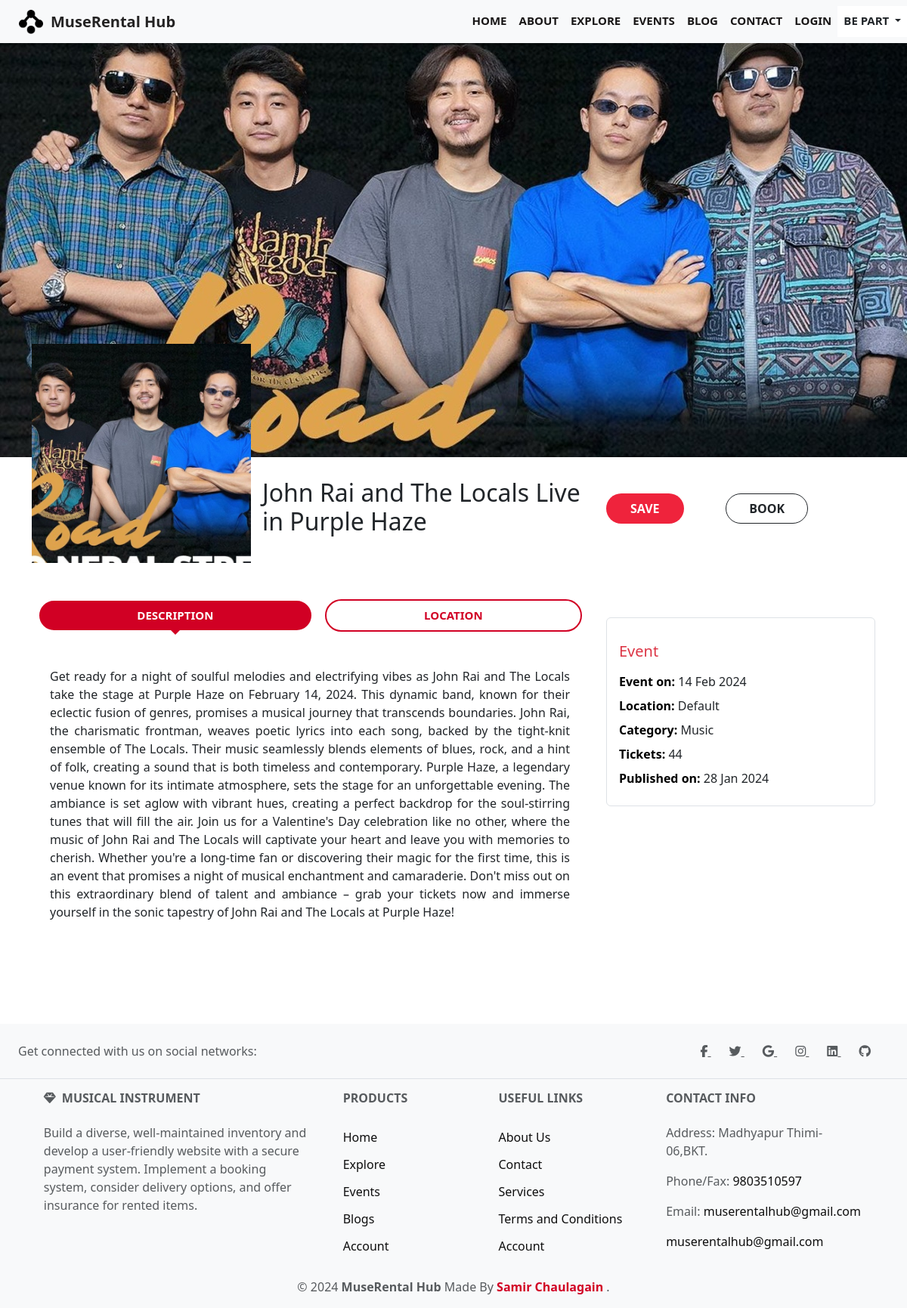
/event/13/, run on an earlier commit of the app's database.
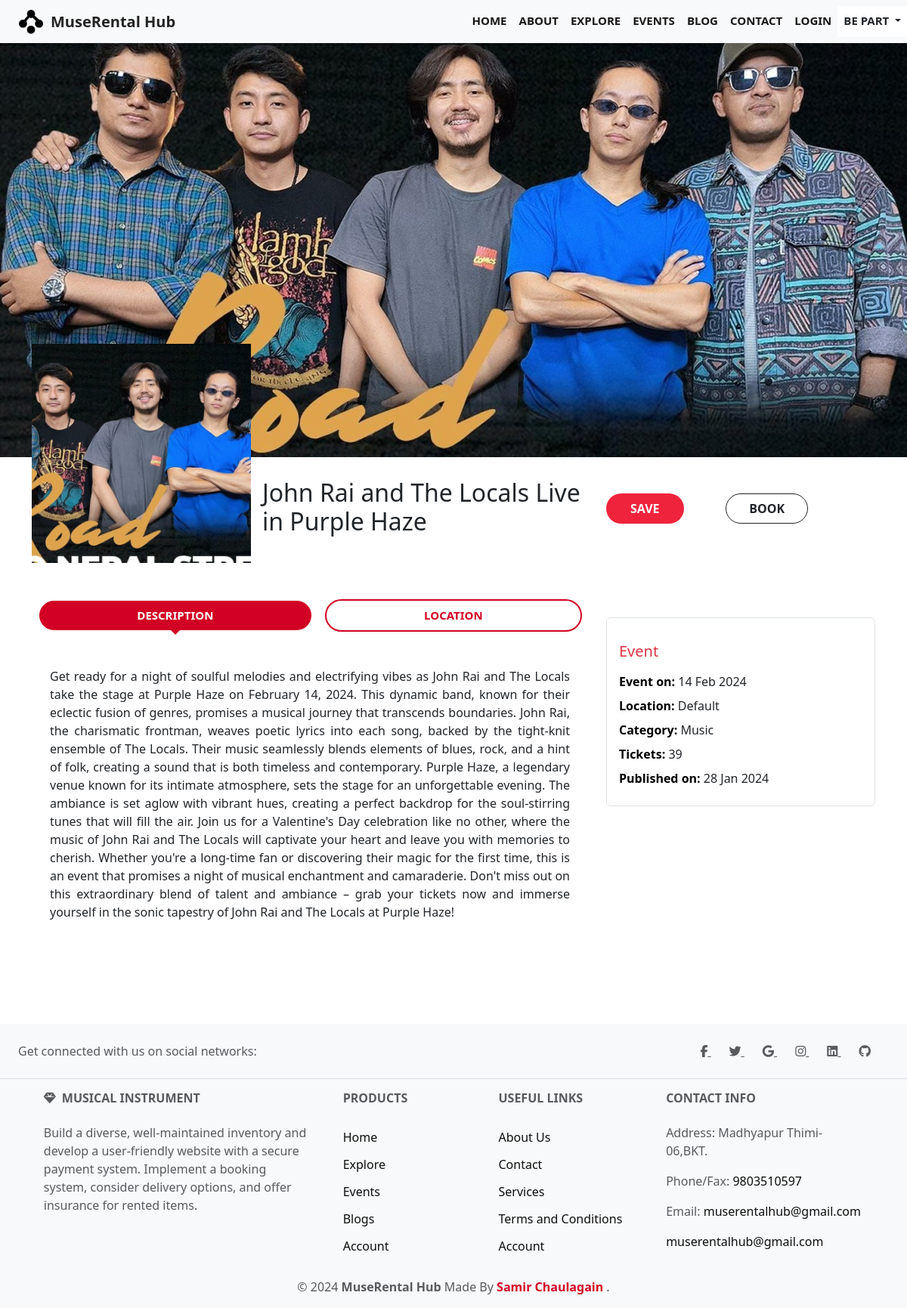
And on a later commit of the database.
### event/models.py (models this page shows, shortened)
class Event(models.Model):
    name = models.CharField(max_length=255)
    image = models.ImageField(upload_to='images/', default='default_image.jpg')
    description = RichTextField()
    date = models.DateTimeField(default=datetime.now)
    location = models.CharField(max_length=300,default="Default")
    latitude = models.DecimalField(max_digits=9, decimal_places=6, null=True)
    longitude = models.DecimalField(max_digits=9, decimal_places=6, null=True)
    category = models.ForeignKey(Category, related_name='events', on_delete=models.CASCADE)
    ticket_price = models.DecimalField(max_digits=10, decimal_places=2, default=0.00)
    is_active = models.BooleanField(default=True)
    is_sold = models.BooleanField(default=False)
    maximum_attende = models.PositiveIntegerField()
    created_date = models.DateField(auto_now_add=True)

class Category(models.Model):
    name = models.CharField(max_length=255)
    class Meta:
        ordering = ('name',)
        verbose_name_plural = 'Categories'

### event/views.py (the view)
# urls.py: path('event/<int:pk>/', views.showdetails, name='event-details'),
def showdetails(request,pk):
    event = get_object_or_404(Event, pk=pk)
    return render(request, 'events/event-details.html', {
        'event': event,})

### template/events/event-details.html (shortened to what the changed rows need)
{% extends 'base.html' %}
{% load static %}
{% load is_event_already_booked %}
{% load is_event_already_saved %}
{% block content %}
<div class="text-center event-hero" data-aos="zoom-in-up"
    style="
      background-image: url('{{ event.image.url }}'); height: 600px; background-repeat: no-repeat; background-size:cover; margin-top:-100px; opacity:0.895; object-fit: cover; ">
</div>
<section class="site-section">
    <div class="container">
        <div class="row mb-5">
            <div class="col-lg-8 mb-4 mb-lg-0">
                <div class="d-lg-flex align-items-center">
                    <div class="d-inline-block start-0 rounded position-relative"
                    style="margin-top: -150px; margin-right: 15px;">
                    <img class="second-image" src="{{ event.image.url }}" alt="Image" height="290px" width="290px"
                            style="object-fit: cover; object-position: center; position: relative; z-index: 1;">
                        </div>
                    <div>
                        <h2 class="">{{ event.name }}</h2>
                    </div>
                </div>
            </div>
        </div>
        <div class="row">
            <div class="col-lg-8">
                <div class="mb-5">
                    <div id="myTab1Content" class="tab-content">
                        <div id="home1" role="tabpanel" aria-labelledby="home-tab"
                            class="tab-pane fade px-4 py-5 show active">
                            <p align="justify">{{ event.description | safe }}</p>
                        </div>
                    </div>
                </div>
            </div>
            <div class="col-lg-4 mt-2">
                <div class="p-3 border rounded mb-4 mt-3 event-card ">
                    <ul class="list-unstyled pl-3 mb-0">
                        <li class="mb-2"><strong class="text-black">Event on:</strong> {{ event.date|date:"d M Y"}}</li>
                        <li class="mb-2"><strong class="text-black">Location:</strong> {{ event.location }}</li>
                        <li class="mb-2"><strong class="text-black">Category:</strong>
                            {{event.category.name}}
                        </li>
                        <li class="mb-2"><strong class="text-black">Tickets:</strong> {{event.maximum_attende}}
                        </li>
                        <li class="mb-2"><strong class="text-black">Published on:</strong> {{event.created_date|date:"d M Y" }}
                        </li>
                    </ul>
                </div>
            </div>
        </div>
    </div>
</section>
<link rel="stylesheet" href="https://unpkg.com/leaflet@1.9.4/dist/leaflet.css"
 />
{% endblock %}

What changed in the data, as far as the page shows it:
changed Event "John Rai and The Locals Live in Purple Haze": maximum_attende "44" → "39"
